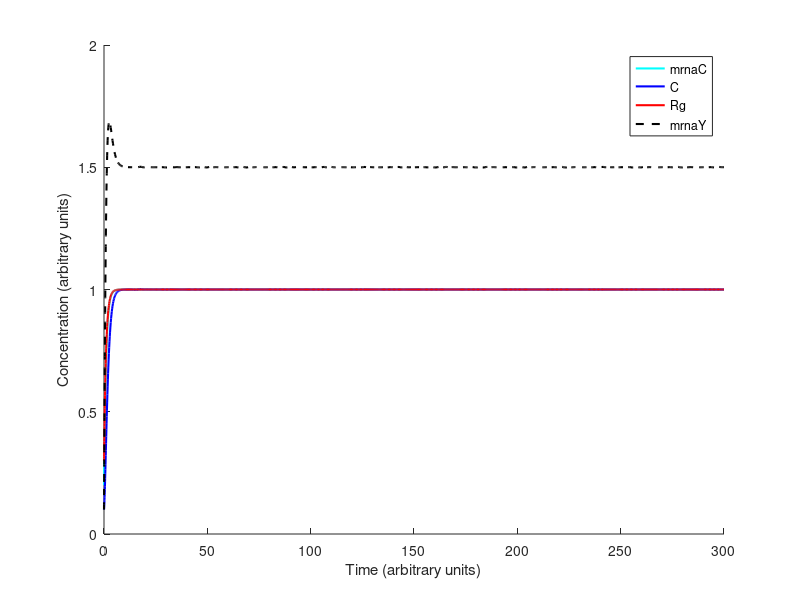

This chart was generated by the following MATLAB code:
%Basic model for the CRISPR system
% Two main reactions:
% C + Rg <-k_minus, k_plus-> CRg
% CRg + O <-k_2, k_1-> CRgO
% Where "O" I believe is a repressor for YFP

function crispr_model

clear all

%declare model parameters
% Production and degradation terms
global alpha_mrnaC
global alpha_mrnaY
global alpha_Rg
global alpha0_mrnaY
global beta_C
global gamma_C
global gamma_mrnaC
global gamma_Rg
global gamma_mrnaY

% Reaction rate constants
global k_minus
global k_plus
global k1
global k2
global n

%assign parameter values
% Production and degradation terms
alpha_mrnaC=1.0;
alpha_mrnaY=1.0;
alpha_Rg=1.0;
alpha0_mrnaY=1.0;
beta_C=1.0;
gamma_C=1.0;
gamma_mrnaC=1.0;
gamma_Rg=1.0;
gamma_mrnaY=1.0;

% Reaction rate constants
k_minus=1.0;
k_plus=1.0;
k1=1.0;
k2=1.0;
n=2.5;

% Set simulation parameters
ODEFUN=@crispr_ode;
options=odeset('Refine', 6);
Tend=300;

% Set initial condition: state = [mrnaC, C, Rg, mrnaY]
x0=[0.2, 0.1, 0.3, 0.1]';

% Run simulation
[t,S]=ode45(ODEFUN, [0,Tend], x0, options);

% Make a plot
figure(1)
hold on
plot(t, S(:,1), 'c', 'Linewidth', 1.5)
plot(t, S(:,2), 'b', 'Linewidth', 1.5)
plot(t, S(:,3), 'r', 'Linewidth', 1.5)
plot(t, S(:,4), 'k--', 'Linewidth', 1.5)
legend('mrnaC', 'C', 'Rg', 'mrnaY', 'Location','Best')
xlabel('Time (arbitrary units)')
ylabel('Concentration (arbitrary units)')

end

% ODE model
function dS=crispr_ode(t,s)

    % Production and degradation terms
    global alpha_mrnaC
    global alpha_mrnaY
    global alpha_Rg
    global alpha0_mrnaY
    global beta_C
    global gamma_C
    global gamma_mrnaC
    global gamma_Rg
    global gamma_mrnaY

    % Reaction rate constants
    global k_minus
    global k_plus
    global k1
    global k2
    global n

    % Differential terms
    mrnaC=s(1); % dCas9 mRNA
    C=s(2); % dCas9
    Rg=s(3); % sgRNA
    mrnaY=s(4); % mRNA to produce YFP

    % Non-differential terms from QSSA
    K = k_plus/k_minus;
    K_a = k2/k1;
    CRg = K*C*Rg;

    mrnaC_dt= alpha_mrnaC - gamma_mrnaC*mrnaC;
    C_dt= beta_C*mrnaC - gamma_C*C + k_minus*CRg - k_plus*C*Rg;
    Rg_dt=alpha_Rg - gamma_Rg*Rg + k_minus*CRg - k_plus*C*Rg;
    mrnaY_dt=alpha_mrnaY/(1 + (CRg/K_a)^n) - gamma_mrnaY*mrnaY + alpha0_mrnaY;

    dS=[mrnaC_dt, C_dt, Rg_dt, mrnaY_dt]';
end

